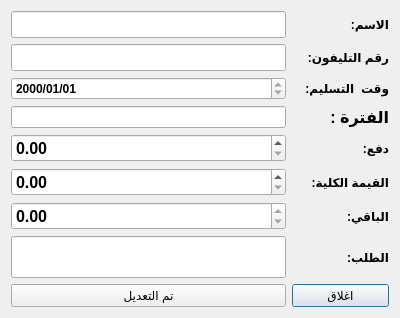
<?xml version="1.0" encoding="UTF-8"?>
<ui version="4.0">
 <class>Dialog1</class>
 <widget class="QDialog" name="Dialog1">
  <property name="geometry">
   <rect>
    <x>0</x>
    <y>0</y>
    <width>400</width>
    <height>318</height>
   </rect>
  </property>
  <property name="windowTitle">
   <string>تعديل</string>
  </property>
  <property name="windowIcon">
   <iconset resource="logo.qrc">
    <normaloff>:/logo/logo23.png</normaloff>:/logo/logo23.png</iconset>
  </property>
  <layout class="QGridLayout" name="gridLayout_2">
   <item row="0" column="0">
    <layout class="QGridLayout" name="gridLayout">
     <item row="6" column="1">
      <widget class="QLabel" name="label_4">
       <property name="font">
        <font>
         <weight>75</weight>
         <bold>true</bold>
        </font>
       </property>
       <property name="text">
        <string>الباقي:</string>
       </property>
      </widget>
     </item>
     <item row="7" column="1">
      <widget class="QLabel" name="label_6">
       <property name="font">
        <font>
         <weight>75</weight>
         <bold>true</bold>
        </font>
       </property>
       <property name="text">
        <string>الطلب:</string>
       </property>
      </widget>
     </item>
     <item row="1" column="1">
      <widget class="QLabel" name="label_2">
       <property name="font">
        <font>
         <weight>75</weight>
         <bold>true</bold>
        </font>
       </property>
       <property name="text">
        <string>رقم التليفون:</string>
       </property>
      </widget>
     </item>
     <item row="0" column="0">
      <widget class="QLineEdit" name="lineEdit">
       <property name="font">
        <font>
         <pointsize>12</pointsize>
         <weight>75</weight>
         <bold>true</bold>
        </font>
       </property>
       <property name="readOnly">
        <bool>true</bool>
       </property>
      </widget>
     </item>
     <item row="3" column="0">
      <widget class="QLineEdit" name="lineEdit_3">
       <property name="readOnly">
        <bool>true</bool>
       </property>
      </widget>
     </item>
     <item row="1" column="0">
      <widget class="QLineEdit" name="lineEdit_2">
       <property name="font">
        <font>
         <pointsize>12</pointsize>
         <weight>75</weight>
         <bold>true</bold>
        </font>
       </property>
       <property name="readOnly">
        <bool>true</bool>
       </property>
      </widget>
     </item>
     <item row="0" column="1">
      <widget class="QLabel" name="label">
       <property name="font">
        <font>
         <weight>75</weight>
         <bold>true</bold>
        </font>
       </property>
       <property name="text">
        <string>الاسم: </string>
       </property>
      </widget>
     </item>
     <item row="2" column="0">
      <widget class="QDateEdit" name="dateEdit">
       <property name="font">
        <font>
         <weight>75</weight>
         <bold>true</bold>
        </font>
       </property>
       <property name="readOnly">
        <bool>true</bool>
       </property>
       <property name="displayFormat">
        <string>yyyy/MM/dd</string>
       </property>
      </widget>
     </item>
     <item row="6" column="0">
      <widget class="QDoubleSpinBox" name="doubleSpinBox_2">
       <property name="font">
        <font>
         <pointsize>12</pointsize>
         <weight>75</weight>
         <bold>true</bold>
        </font>
       </property>
       <property name="readOnly">
        <bool>true</bool>
       </property>
       <property name="maximum">
        <double>10000000000000000303786028427003666890752.000000000000000</double>
       </property>
      </widget>
     </item>
     <item row="3" column="1">
      <widget class="QLabel" name="label_8">
       <property name="font">
        <font>
         <pointsize>12</pointsize>
         <weight>75</weight>
         <bold>true</bold>
        </font>
       </property>
       <property name="text">
        <string>الفترة :</string>
       </property>
      </widget>
     </item>
     <item row="2" column="1">
      <widget class="QLabel" name="label_7">
       <property name="font">
        <font>
         <weight>75</weight>
         <bold>true</bold>
        </font>
       </property>
       <property name="text">
        <string>وقت  التسليم:    </string>
       </property>
      </widget>
     </item>
     <item row="5" column="1">
      <widget class="QLabel" name="label_5">
       <property name="font">
        <font>
         <weight>75</weight>
         <bold>true</bold>
        </font>
       </property>
       <property name="text">
        <string>القيمة الكلية:</string>
       </property>
      </widget>
     </item>
     <item row="7" column="0">
      <widget class="QLineEdit" name="lineEdit_4">
       <property name="sizePolicy">
        <sizepolicy hsizetype="Expanding" vsizetype="Expanding">
         <horstretch>0</horstretch>
         <verstretch>0</verstretch>
        </sizepolicy>
       </property>
      </widget>
     </item>
     <item row="4" column="1">
      <widget class="QLabel" name="label_3">
       <property name="font">
        <font>
         <weight>75</weight>
         <bold>true</bold>
        </font>
       </property>
       <property name="text">
        <string>دفع:</string>
       </property>
      </widget>
     </item>
     <item row="5" column="0">
      <widget class="QDoubleSpinBox" name="doubleSpinBox_3">
       <property name="font">
        <font>
         <pointsize>12</pointsize>
         <weight>75</weight>
         <bold>true</bold>
        </font>
       </property>
       <property name="maximum">
        <double>10000000000000000303786028427003666890752.000000000000000</double>
       </property>
      </widget>
     </item>
     <item row="8" column="1">
      <widget class="QPushButton" name="pushButton_2">
       <property name="cursor">
        <cursorShape>PointingHandCursor</cursorShape>
       </property>
       <property name="text">
        <string>اغلاق</string>
       </property>
      </widget>
     </item>
     <item row="8" column="0">
      <widget class="QPushButton" name="pushButton">
       <property name="cursor">
        <cursorShape>PointingHandCursor</cursorShape>
       </property>
       <property name="text">
        <string>تم التعديل</string>
       </property>
      </widget>
     </item>
     <item row="4" column="0">
      <widget class="QDoubleSpinBox" name="doubleSpinBox">
       <property name="font">
        <font>
         <pointsize>12</pointsize>
         <weight>75</weight>
         <bold>true</bold>
        </font>
       </property>
       <property name="maximum">
        <double>10000000000000000303786028427003666890752.000000000000000</double>
       </property>
      </widget>
     </item>
    </layout>
   </item>
  </layout>
 </widget>
 <resources>
  <include location="logo.qrc"/>
 </resources>
 <connections/>
</ui>
